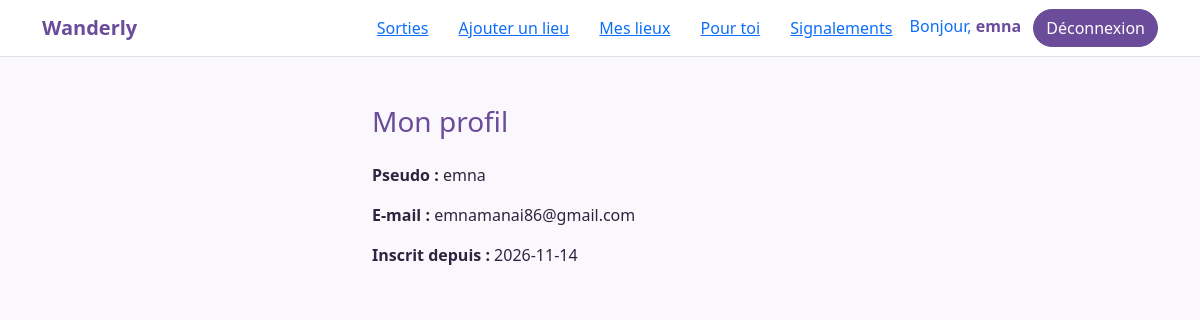
The app's page /profil (signed in) with its own data.
### tables this page shows
CREATE TABLE utilisateur (
    id                INTEGER PRIMARY KEY AUTOINCREMENT,
    pseudo            TEXT NOT NULL UNIQUE,
    email             TEXT NOT NULL UNIQUE,
    mot_de_passe_hash TEXT NOT NULL,               -- jamais le mot de passe en clair
    role              TEXT NOT NULL DEFAULT 'membre'
                      CHECK (role IN ('membre', 'admin')),
    est_suspendu      INTEGER NOT NULL DEFAULT 0,  -- 0 = actif, 1 = suspendu
    date_inscription  TEXT NOT NULL DEFAULT (date('now'))
);

### app.py (the view)
@app.route("/profil")
@login_required
def profil():
    return render_template("profil.html")

### app.py (called while the page is built)
def login_required(vue):
    @wraps(vue)
    def vue_protegee(**kwargs):
        if g.utilisateur is None:
            return redirect(url_for("connexion"))
        return vue(**kwargs)
    return vue_protegee

@app.before_request
def charger_utilisateur():
    utilisateur_id = session.get("utilisateur_id")
    if utilisateur_id is None:
        g.utilisateur = None
    else:
        g.utilisateur = db.get_db().execute(
            "SELECT * FROM utilisateur WHERE id = ?", (utilisateur_id,)
        ).fetchone()

### db.py (called while the page is built)
def get_db():
    if "db" not in g:
        g.db = sqlite3.connect("wanderly.db")
        g.db.row_factory = sqlite3.Row
        g.db.execute("PRAGMA foreign_keys = ON")
    return g.db

### templates/profil.html (shortened to what this page needs)
{% extends "base.html" %}
{% block contenu %}
<div class="container my-5" style="max-width: 480px;">
  <h1 class="h3 wander-text mb-4">Mon profil</h1>
  <p><strong>Pseudo :</strong> {{ g.utilisateur.pseudo }}</p>
  <p><strong>E-mail :</strong> {{ g.utilisateur.email }}</p>
  <p><strong>Inscrit depuis :</strong> {{ g.utilisateur.date_inscription }}</p>
</div>
{% endblock %}

### templates/base.html (shortened to what this page needs)
<!doctype html>
<html lang="fr">
<head>
  <link href="https://cdn.jsdelivr.net/npm/bootstrap@5.3.3/dist/css/bootstrap.min.css" rel="stylesheet">
  <link href="{{ url_for('static', filename='css/style.css') }}" rel="stylesheet">
</head>
<body>
  <nav class="navbar bg-white border-bottom">
    <div class="container">
      <a class="navbar-brand fw-bold wander-text" href="{{ url_for('accueil') }}">Wanderly</a>
      <div>
          <a class="btn btn-link" href="{{ url_for('liste_sorties') }}">Sorties</a>
        {% if g.utilisateur %}
          <a class="btn btn-link" href="{{ url_for('ajouter_lieu') }}">Ajouter un lieu</a>
          <a class="btn btn-link" href="{{ url_for('mes_lieux') }}">Mes lieux</a>
          <a class="btn btn-link" href="{{ url_for('recommandations') }}">Pour toi</a>
          {% if g.utilisateur.role == 'admin' %}
            <a class="btn btn-link" href="{{ url_for('admin_signalements') }}">Signalements</a>
          {% endif %}
          <a class="me-2 text-decoration-none" href="{{ url_for('profil') }}">Bonjour, <strong class="wander-text">{{ g.utilisateur.pseudo }}</strong></a>
          <a class="btn btn-wander" href="{{ url_for('deconnexion') }}"
   onclick="return confirm('Tu veux vraiment te déconnecter ?');">Déconnexion</a>
        {% else %}
          <a class="btn btn-link" href="{{ url_for('connexion') }}">Connexion</a>
          <a class="btn btn-wander" href="{{ url_for('inscription') }}">S'inscrire</a>
        {% endif %}
      </div>
    </div>
  </nav>
  <main>
    {% block contenu %}{% endblock %}
  </main>
</body>
</html>

### static/css/style.css (style rules this page uses)
:root { --violet: #6B4C9A; --violet-fonce: #5A3E85; --lilas: #EFE8F8; --texte: #2B2540; --fond: #FAF8FC; }
body { background: var(--fond); color: var(--texte); }
.wander-text { color: var(--violet); }
.btn-wander { background: var(--violet); border-color: var(--violet); color: white; border-radius: 50rem; }

### records on screen
utilisateur: utilisateur.pseudo "emna", utilisateur.email "emnamanai86@gmail.com", utilisateur.date_inscription "2026-11-14"
